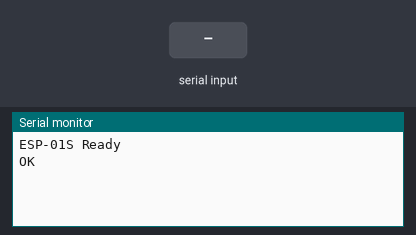
Recording of a sketch running on a simulated Arduino Uno, built with avr-gcc and run on an emulated ATmega328P. Parts: the last lines printed to the serial monitor. The test bench sets the inputs (shaded band). The modem accepts every AT command (registered, SIM ready, sends succeed) and sends nothing else.

Above: at 7.8 s.
7.9 s: "1" received over the second serial link
At 13.0 s:
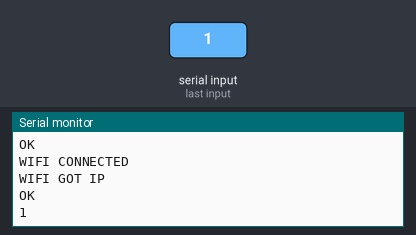
13.5 s: "0" received over the second serial link
At 15.1 s:
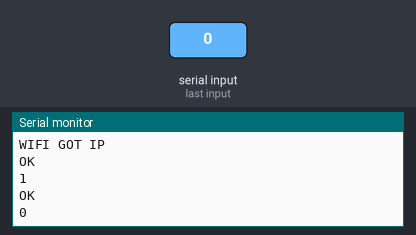
19.7 s: "2" received over the second serial link
At 22.0 s:
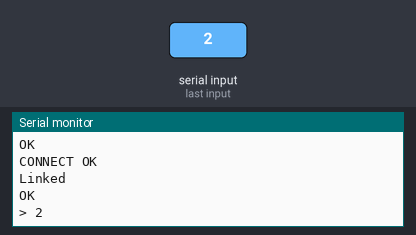

Measured:
- after the input at 7.9 s, the serial monitor: prints a new line after 4.2 s (image 1)
- after the input at 13.5 s, the serial monitor: prints a new line after 0.57 s (image 2)
- after the input at 19.7 s, the serial monitor: prints a new line after 1.4 s (image 3)

The sketch:

wifi_module_http_api_req_test.ino
```cpp
#include <SoftwareSerial.h>

SoftwareSerial espSerial(3, 2); // RX, TX

bool isReady = false;
unsigned long lastAT = 0;
const unsigned long atInterval = 2000;

// === Configuration ===
const char* ssid     = "X8b";
const char* password = "12345678";
const char* host     = "jsonplaceholder.typicode.com";
const int port       = 80; // HTTP
const char* endpoint = "/posts/1";

void sendCommand(String cmd, int delayMs = 2000) {
  espSerial.println(cmd);
  delay(delayMs);
  while (espSerial.available()) {
    Serial.write(espSerial.read());
  }
}

void connectToWiFi() {
  sendCommand("AT+CWMODE=1");
  sendCommand("AT+CWJAP=\"" + String(ssid) + "\",\"" + String(password) + "\"", 5000);
}

void makeHTTPRequest() {
  sendCommand("AT+CIPMUX=0");
  sendCommand("AT+CIPSTART=\"TCP\",\"" + String(host) + "\"," + String(port), 5000);

  String httpRequest =
    "GET " + String(endpoint) + " HTTP/1.1\r\n" +
    "Host: " + String(host) + "\r\n" +
    "Connection: close\r\n\r\n";

  sendCommand("AT+CIPSEND=" + String(httpRequest.length()));
  delay(1000);
  espSerial.print(httpRequest);

  // Read response
  unsigned long timeout = millis();
  while (millis() - timeout < 10000) {
    if (espSerial.available()) {
      Serial.write(espSerial.read());
      timeout = millis(); // Reset timeout on activity
    }
  }
}

void setup() {
  Serial.begin(9600);
  espSerial.begin(9600);
  delay(3000);

  // Check AT communication
  while (!isReady) {
    espSerial.println("AT");
    delay(atInterval);
    if (espSerial.find("OK")) {
      Serial.println("ESP-01S Ready");
      isReady = true;
    } else {
      Serial.println("Waiting for ESP...");
    }
  }

  connectToWiFi();
  makeHTTPRequest();
}

void loop() {
  // Nothing to do in loop
}
```
